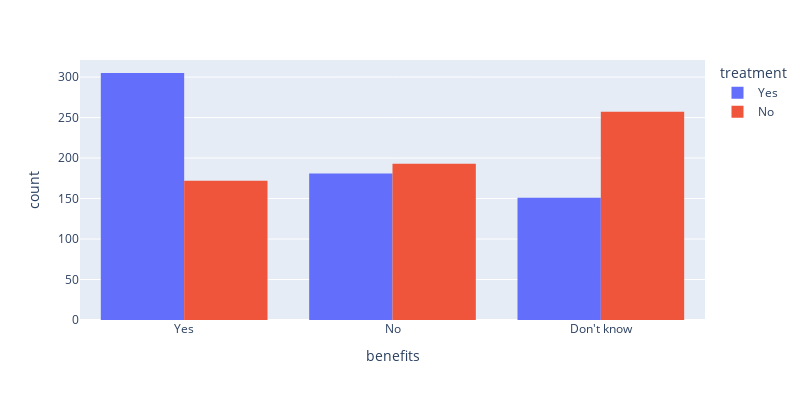

Write notebook code for a chart like this one.
### Code cell
px.histogram(data, x = 'benefits',color='treatment',barmode='group', width=800, height=400)

### Figure 1 — Plotly figure (JSON) as saved in the notebook; plotly's stock layout.template omitted (floating-point values rounded to 4 significant figures; data arrays with more than 128 entries replaced by an {"elided": "..."} marker saying what was removed)
{"data": [{"alignmentgroup": "True", "bingroup": "x", "hovertemplate": "treatment=Yes<br>benefits=%{x}<br>count=%{y}<extra></extra>", "legendgroup": "Yes", "marker": {"color": "#636efa", "pattern": {"shape": ""}}, "name": "Yes", "offsetgroup": "Yes", "orientation": "v", "showlegend": true, "type": "histogram", "x": {"elided": "637 str values"}, "xaxis": "x", "yaxis": "y"}, {"alignmentgroup": "True", "bingroup": "x", "hovertemplate": "treatment=No<br>benefits=%{x}<br>count=%{y}<extra></extra>", "legendgroup": "No", "marker": {"color": "#EF553B", "pattern": {"shape": ""}}, "name": "No", "offsetgroup": "No", "orientation": "v", "showlegend": true, "type": "histogram", "x": {"elided": "622 str values"}, "xaxis": "x", "yaxis": "y"}], "layout": {"barmode": "group", "height": 400, "legend": {"title": {"text": "treatment"}, "tracegroupgap": 0}, "margin": {"t": 60}, "width": 800, "xaxis": {"anchor": "y", "domain": [0, 1], "title": {"text": "benefits"}}, "yaxis": {"anchor": "x", "domain": [0, 1], "title": {"text": "count"}}}}
